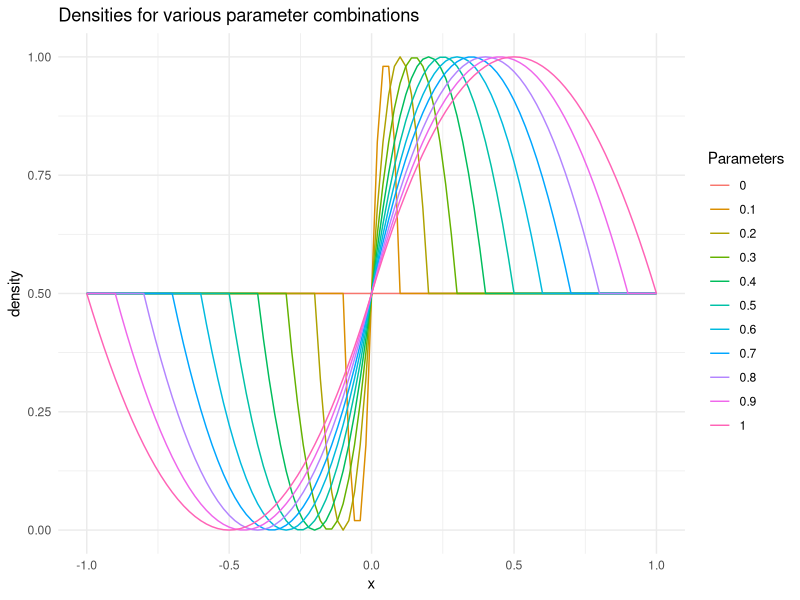
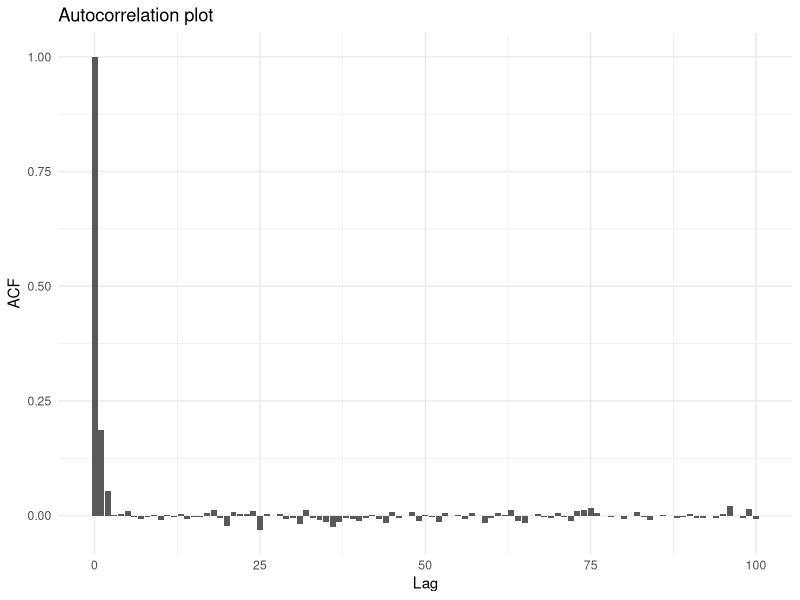
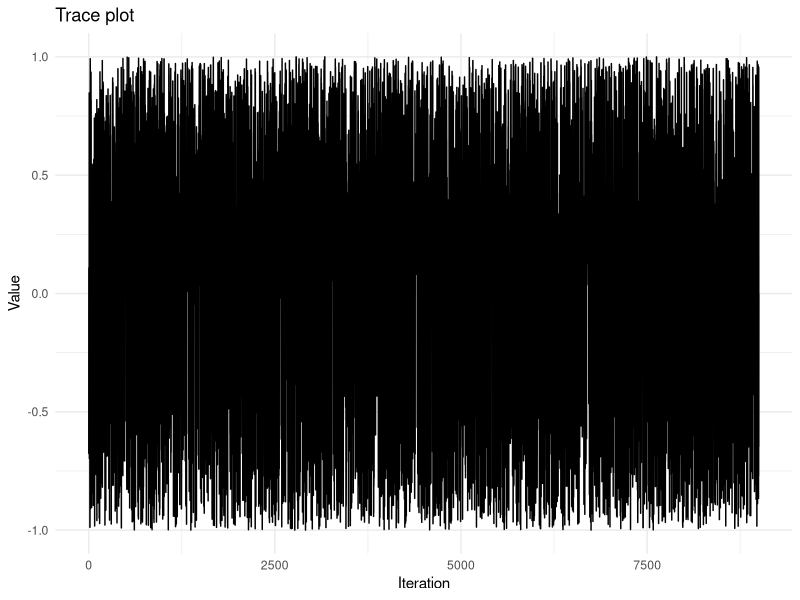
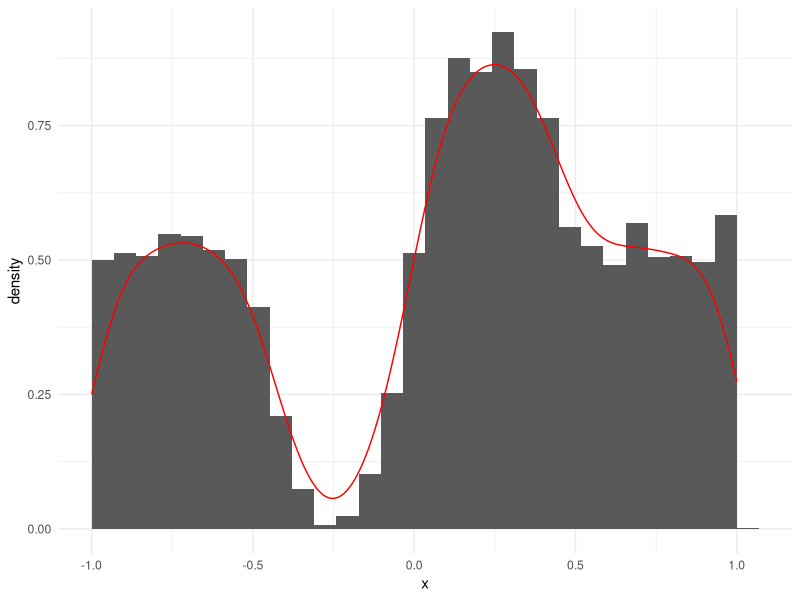

Reproduce these figures in R, in order.
## ---- chunk 1
library(tidyverse)
set.seed(42) # replace *** with a random seed of your choice
## ---- chunk 2
# Q1a code here
pix <- function(x, mu = 1) {
 case_when(
  abs(x) > 1 ~ 0,
  abs(x) < mu ~ 0.5 + (2 * x * (mu - abs(x)) / (mu * mu)),
  .default =  0.5
 )
}
mu_vals <- tibble(mu = seq(0,1, length.out = 11))
plot_density <- function(dfunc, params, xlim) {
  plt <- ggplot()
  reduce(
  pmap(params, \(...) {
      par <- list(...)
      lbl <- do.call(paste, c(...,list(sep = ",")))
      geom_function(
        aes(colour = lbl),
        fun = \(x) do.call(dfunc, c(list(x = x), par)),
        xlim = xlim
      )
    }
  ),
    `+`,
    .init = plt
  ) +
    labs(color = "Parameters", x = "x", y = "density", title = "Densities for various parameter combinations") + theme_minimal()
}
plot_density(pix, mu_vals, xlim = c(-1,1))

# proposal selected is  X + 0.25 where X ~ N(0,1)
# This function would return a new function d(z)
daffine <- function(d, a, b,...) {
  \(z) (1 / abs(a)) * d((z - b) / a, ...) 
}
# function would return a new r(z) the would be sample from the z space where x
# is a well-known distribution
raffine <- function(r, a, b, ...) {
  par <- list(...)
  \(n) a * do.call(r, c(list(n = n), par)) + b
}
# dprop <- daffine(dnorm, a = 1, b = 0.25)
# rprop <- raffine(rnorm, a = 1, b = 0.25)
dprop <- daffine(dunif, a = 1, b = 0, min = -1, max = 1 )
rprop <- raffine(runif, a = 1, b = 0, min = -1, max = 1 )
getM <- function(dtgt, 
                          dprop, # defaulted to uniform
                          support = c(0,1)
                          ) {
                          # ...) {
  log_ratio <- function(x) log(dtgt(x)) - log(dprop(x))

  # Sampled value
  opt <- optimise(log_ratio, support, maximum = T)
  exp(opt$objective)
} 

opt_M <- mean(map_dbl(mu_vals$mu, \(mu) {
  dtgt <- partial(pix, mu = mu)
  getM(dtgt, dprop, support = c(-1,1))}),
  na.rm = T)

## ---- chunk 3
n <- 10000
mu <- 0.5

ind <- function(x) {x < 0.8}
sample_reject <- function(dtgt, 
                          dprop, # defaulted to uniform
                          rprop, # defaulted to uniform
                          support = c(0,1), 
                          n,
                          scaling_const = NA
                          ) {
                          # ...) {
  log_ratio <- function(x) log(dtgt(x)) - log(dprop(x))

  # Sampled value
  X <- numeric(n)
  total_run <- 0
  accepted <- 0
 
  if (is.na(scaling_const)) {
    opt <- optimise(log_ratio, support, maximum = T)
    logM <- opt$objective
  } else {
    logM <- log(scaling_const)
  }
  
  if (!is.finite(logM)) stop("M is not finite; dtgt/dprop may be unbounded on the support")

  while (accepted < n) {
    # sampling from proposal dist
    z <- rprop(1)
    # z <- rprop(1,...)
    # total_run should be immediately updated after a random draw
    total_run <- total_run + 1
    if (z < support[1] || z > support[2]) next

    log_rz <- log_ratio(z)
    if (!is.finite(log_rz)) next

    log_p_qm <- log_rz - logM
    p_qm <- exp(log_p_qm) 
    if (p_qm > 1) p_qm <- 1

    if (runif(1) <= p_qm) {
      accepted <- accepted + 1
      X[accepted] <- z
    }
  }

  list(
    X = X,
    total_run = total_run,
    accept_rate = n / total_run,
    M = exp(logM)
  )
}

dtgt <- partial(pix, mu = mu)
output <- sample_reject(dtgt, dprop, rprop, support = c(-1,1), n = n)
est_prop <- mean(ind(output$X), na.rm = T)

## ---- chunk 4
burnin <- 1000
ratio <- function(dtgt, z1, z2) {
  dtgt(z1) / dtgt(z2)
}
metro_generic_func <- function(start_val = 1, 
                       n = 1001,
                       dtgt,
                       dprop,
                       rprop, 
                       ratio,
                       prev_val_param = NA,
                       n_burnin_rej = 1,
                       ...) {
  z <- c(start_val, rep(0, n)) # start_val would be rejected at the end
  accept <- 0
  for (i in 2:n) {
    if (!is.na(prev_val_param)) {
    prop <- do.call(
       rprop, 
       c(
       list(n = 1), 
       setNames(list(z[i - 1]), prev_val_param), 
       list(...)
       )
     )
    } else {prop <- rprop(n = 1)}

    if (runif(1) < min(1, ratio(dtgt, prop, z[i - 1])) ) {
      z[i] <- prop
      accept <- accept + 1
    } else {
      z[i] <- z[i - 1]
    }
  }
  sample <- z[-seq_len(n_burnin_rej)]
  acf <- acf(sample, plot = FALSE, lag.max = 100)$acf
  eff_sample_sz <- (n - n_burnin_rej) / (1 + 2 * sum(acf[-1])) 
  
  list(chain = sample, 
    accept_rate = accept / (n - 1),
    eff_sample_sz  = eff_sample_sz
  )
}
mcmc <- metro_generic_func(start_val = 0, 
                       n = n,
                       dtgt,
                       dprop,
                       rprop, 
                       ratio,
                       n_burnin_rej = burnin)
 

## ---- chunk 5

plot_acf <- function(chain) {
  acf(chain, lag.max = 100, plot = FALSE) |>
          with(tibble(
            lag = lag,
            acf = acf
          )) |>
  ggplot(aes(x = lag, y = acf)) + 
  geom_bar(stat = "identity") +
  labs(
      title = "Autocorrelation plot",
      x = "Lag",
      y = "ACF"
    ) + 
  theme_minimal()
}

# trace plot
plot_trace <- function(chain) {
  tibble(x = seq_along(chain),
    y = chain
  ) |>
  ggplot(aes(x = x, y = y)) +
  geom_line() +
  labs(
      x = "Iteration",
      y = "Value",
      title = "Trace plot"
    ) +
  theme_minimal()
}

# plot density- histogram
plot_density_hist <- function(chain, bnwth = 1) {
  tibble(x = chain) |>
ggplot(aes(x = x)) + 
geom_histogram(aes(y = after_stat(density), binwidth = bnwth)) +
geom_density(colour = "red") +
theme_minimal()
}

plot_acf(mcmc$chain)
plot_trace(mcmc$chain)
plot_density_hist(mcmc$chain)

## ---- chunk 6
ind <- function(x) x > 0.8
expected_importance <- function(tgt_func, dtgt, dprop, rprop, n) {
  x <- rprop(n)
  f_x <- tgt_func(x)
  w <- dtgt(x) / dprop(x)

  # unnormalised IS - make sure to send the full proposal distrobution
  list(
  samp_mean = mean(f_x * w),
  samp_sd = sd(f_x * w),
  w = w,
  ESS = (sum(w))^2 / sum(w * w)
  )
} 
output_IS <- expected_importance(ind, dtgt, dprop, rprop, n)
## ---- chunk 7
dprop <- daffine(dbeta, a = 0.2, b = 0.8, shape1 = 1, shape2 = 3)
rprop <- raffine(rbeta, a = 0.2, b = 0.8, shape1 = 1, shape2 = 3)
output_IS_beta <- expected_importance(ind, dtgt, dprop, rprop, n)
